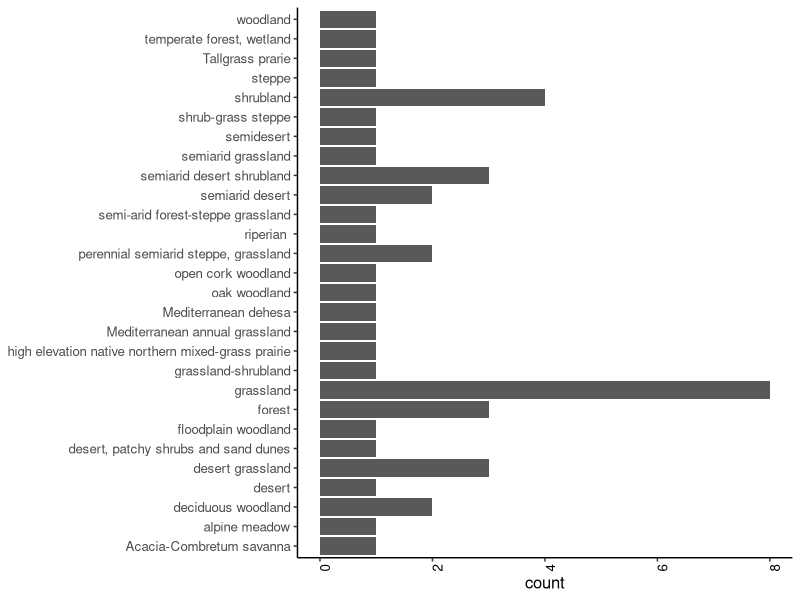

This chart was generated by the following R code: (Note: this script raises an error after producing the figure.)
### This script will input the combined pulse meta-analysis extraction csv files
### and create figures that summarize the collection

setwd("~/Documents/Emma/NAU/Pulse_Meta") # set to your working directory


library(tidyverse)
library(ggplot2)
library(gridExtra)
library(cowplot)
library(lubridate)


# Import data
dataIN_study = read.csv("Combined_study-source_info.csv", header = TRUE, skip = 1)
dataIN_pulse = read.csv("Combined_pulse-plot_info.csv", header = TRUE, skip = 1)
dataIN_record = read.csv("Combined_record_info.csv", header = TRUE, skip = 1)


# Make paper column for counting
d_study <- dataIN_study %>% mutate(paper = substr(Study.ID,1L,3L)) # extract first character

total_papers <- unique(d_study$paper)
length(total_papers)

# Make vegetation count graph

d_veg_count <- d_study %>%
  count(Vegetation.type)
d_veg_count <- d_veg_count[-1,]
d_veg_count <- d_veg_count %>%
  mutate()

(p_veg <- ggplot(d_veg_count) +
  geom_bar(aes(x=n, y=Vegetation.type), position="dodge", stat = "identity") +
  labs(title = NULL, y = NULL, x = "count") +
  theme(legend.position = "right",
        legend.title = element_blank(),
        legend.text=element_text(size=9),
        text = element_text(size=12),
        panel.background = element_rect(fill="white"),
        axis.line = element_line(color = "black"),
        axis.text.x = element_text(colour="black", angle = 90),
        plot.title = element_text(hjust = 0.5)))

path_out = "~/Documents/Emma/NAU/Pulse_Meta/graphs/" # set save path

ggsave2("p_veg.png", plot = p_veg, path = path_out)

### Count natural and experimental pulses

length(dataIN_pulse$Pulse.ID) #682 (687 - blanks)

d_pulse_nat <- dataIN_pulse$Pulse.type[which(dataIN_pulse$Pulse.type == "Natural")] #168
d_pulse_exp <- dataIN_pulse$Pulse.type[which(dataIN_pulse$Pulse.type == "Experimental/applied")] #504
# 672 total, some were not filled out


### Make variable count graph
d_var_count <- dataIN_record %>%
  count(Variable)

(p_var <- ggplot(d_var_count) +
    geom_bar(aes(x=n, y=Variable), position="dodge", stat = "identity") +
    labs(title = NULL, y = "variables", x = "measurements") +
    theme(legend.position = "right",
          legend.title = element_blank(),
          legend.text=element_text(size=9),
          text = element_text(size=12),
          panel.background = element_rect(fill="white"),
          axis.line = element_line(color = "black"),
          axis.text.x = element_text(colour="black", angle = 90),
          plot.title = element_text(hjust = 0.5)))

path_out = "~/Documents/Emma/NAU/Pulse_Meta/graphs/" # set save path

ggsave2("p_var.png", plot = p_var, path = path_out)


### Here I made a map of the lat and long points, but some of the points don't seem real/ need to be checked

#library(sf)

#locations <- d_study %>%
#  select(lat = Latitude, long = Longitude)

# remove 30, 39, 40 because they don't seem real
#locations <- locations[-c(30,39,40),]
#locations <-  locations[complete.cases(locations [,1:2]),]

#my_sf <- st_as_sf(locations, coords = c('long', 'lat'))

#my_sf <- st_set_crs(my_sf, crs = 4326)
                  
#Plot it:
                  
#ggplot(my_sf) + 
#  geom_sf()

#plot(locations$long, locations$lat)


### Combine variable names that are the same, 
### drop variable names we don't need yet for the prelim analysis 
### (see 11/3 /21 meeting notes)

# Drop rows with variables we don't care about right now
d_record <-subset(dataIN_record, 
                  Variable!="RH" & Variable!="VPD" & Variable!="Air temp" & Variable!="observed leaf delta18O"
                  & Variable!="observed evaporation delta18O" & Variable!="observed ET delta18O" & Variable!="modelled T delta18O"
                  & Variable!="modelled evaporation delta18O" & Variable!="observed leaf delta18O" & Variable!="Euclidean distance from orgin"
                  & Variable!="Euclidean distance" & Variable!="Cumulative euclidean distance" & Variable!="biomass increment"
                  & Variable!="ci" & Variable!="modelled evaporation")

# Combine variable names in a new row
d_record <- d_record %>%
  mutate(newVariable = case_when(Variable %in% c("rsoil", "rhetero", "rauto", "LN(rsoil)") ~ "belowgroundR",
                                 Variable %in% c("rd") ~ "abovegroundgroundR",
                                 Variable %in% c("reco") ~ "ecosystemR",
                                 Variable %in% c("npp", "nee") ~ "NPP",
                                 Variable %in% c("gpp", "gee") ~ "GPP",
                                 Variable %in% c("gs", "stomatal conductance") ~ "stomatal conductance",
                                 Variable %in% c("VWC", "soil water content") ~ "soil water content",
                                 Variable %in% c("stem sapflow velocity", "sap velocity", "root sap velocity" , 
                                                 "lateral root sapflow velocity", "primary sinker root sapflow velocity", "t (transpiration)") ~ "T"))
        # should we also combine anet and PAR?

# If the newVariable column has NAs, fill in with Variable column
d_record$newVariable <- ifelse(is.na(d_record$newVariable), d_record$Variable, d_record$newVariable )


(var_names <- unique(d_record$newVariable)) # check the new variable names

# Make a new variable count plot
d_var_count <- d_record %>%
  count(newVariable)

(p_var <- ggplot(d_var_count) +
    geom_bar(aes(x=n, y=newVariable), position="dodge", stat = "identity") +
    labs(title = NULL, y = "variables", x = "measurements") +
    theme(legend.position = "right",
          legend.title = element_blank(),
          legend.text=element_text(size=9),
          text = element_text(size=12),
          panel.background = element_rect(fill="white"),
          axis.line = element_line(color = "black"),
          axis.text.x = element_text(colour="black", angle = 90),
          plot.title = element_text(hjust = 0.5)))



